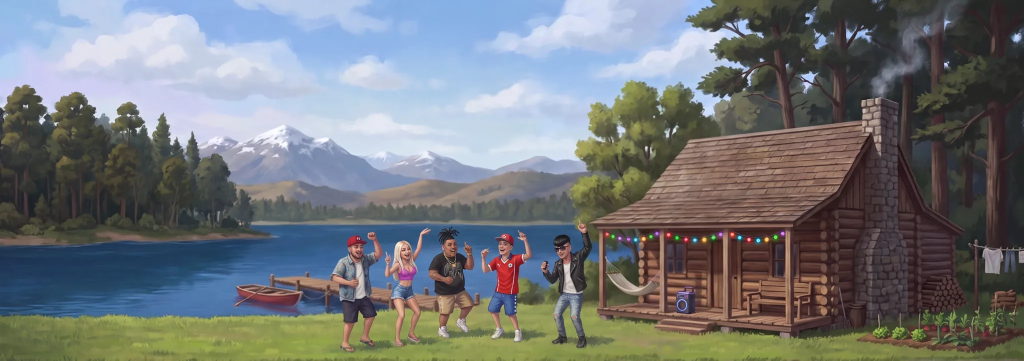
#> input picture public/escenarios/rene-cabana/liviano/fondo.webp, 2048 x 721 px, given in place of diseno-final.png, which was not available (shown at 1/2 size)
$ python icono_app.py
#> lines starting #> are read from the running program, lines starting #| are printed output that depends on the picture; after the words box and inside, x2 and y2 are one past the last pixel; in counts of white or black regions, pixels touching at a corner belong together
#> in busto, rgb is the input picture: shape (721, 2048, 3); mean R, G, B 114.9, 118.6, 121.2
### herramientas/video_a_cuadros.py
"""Convierte un video de animación (personaje sobre fondo plano) en cuadros PNG
transparentes para el juego, más una hoja de contacto y un GIF de vista previa.

Uso:
  python herramientas/video_a_cuadros.py VIDEO CARPETA_SALIDA [--fps 24] [--tolerancia 30]

Pasos:
  1. Extrae los cuadros con ffmpeg.
  2. Quita el fondo: parte de los bordes y "inunda" solo los pixeles parecidos al
     color de fondo, así no se borran grises que estén dentro del personaje
     (zapatillas, dientes).
  3. Recorta todos los cuadros con la misma caja (la unión de todos), para que el
     personaje no salte entre un cuadro y otro.
  4. Escribe cuadros/0000.png..., contacto.png y vista.gif.
"""

import argparse
import shutil
import subprocess
import tempfile
from pathlib import Path

import numpy as np
from PIL import Image
from scipy import ndimage


# [7 lines left out: function extraer, not called in this run]


def color_fondo(rgb: np.ndarray) -> np.ndarray:
    borde = np.concatenate([rgb[0], rgb[-1], rgb[:, 0], rgb[:, -1]])
    return np.median(borde, axis=0)


def quitar_fondo(rgb: np.ndarray, tolerancia: float, huecos_sd: float | None = None, estricto: bool = False) -> np.ndarray:
    """Devuelve la máscara del personaje (True = personaje).

    huecos_sd: para ropa blanca o gris claro (ej. el Flaitiano), un hueco encerrado solo es
    fondo si además su luminancia es pareja (desviación menor que esto). El fondo, aun con
    su degradado, es parejo; una chaqueta blanca tiene luces y sombras.

    estricto: solo cuenta como fondo lo cercano al color del fondo (sin la regla de "cualquier
    gris claro o blanco"). Para ropa blanca en cuadros con movimiento rápido, donde el contorno
    se corta y la inundación se comía la chaqueta (el Flaitiano al saltar y rodar). Además no quita
    los huecos encerrados: la silueta queda rellena (sirve en poses cerradas, como rodar).
    """
#> called with tolerancia = 30, huecos_sd = 22, estricto = False
    fondo = color_fondo(rgb)
#> fondo = [116, 122, 73]
    f = rgb.astype(np.float32)
    dist = np.sqrt(((f - fondo) ** 2).sum(axis=2))
    # El fondo de los videos trae un degradado más claro cerca del personaje:
    # también cuenta como fondo cualquier gris claro o blanco. El contorno oscuro
    # del personaje impide que la inundación entre a sus zonas blancas.
    maximo = f.max(axis=2)
    saturacion = (maximo - f.min(axis=2)) / np.maximum(maximo, 1)
    parecido = dist < tolerancia
#> parecido: shape (721, 2048) bool; 5.6% white; 1896 white regions (1701 under 20 px), largest, box (x1, y1, x2, y2) and area: (0, 630, 316, 721) 17563, (1466, 663, 2013, 721) 12838, (1160, 165, 1314, 344) 6199
    if not estricto:
        parecido |= (f.mean(axis=2) > 150) & (saturacion < 0.12)
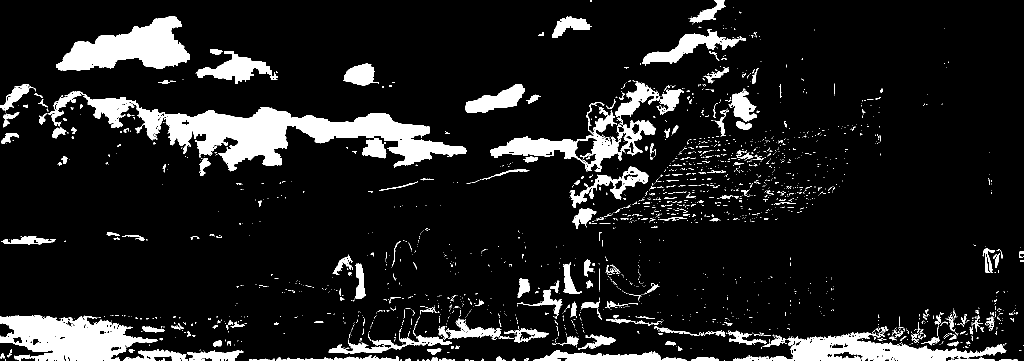
#> parecido: shape (721, 2048) bool (shown at 1/2 size); 11.4% white; 2215 white regions (1967 under 20 px), largest, box (x1, y1, x2, y2) and area: (327, 214, 934, 343) 34280, (0, 630, 316, 721) 17563, (112, 32, 380, 142) 15954
    # Solo es fondo lo parecido que está conectado con el borde. El contorno se
    # engruesa 2 px para que la inundación no se cuele por los cortes del trazo
    # (entraba a las zapatillas); después recupera ese fondo pegado al contorno.
    cerrado = parecido & ~ndimage.binary_dilation(~parecido, iterations=2)
#> cerrado: shape (721, 2048) bool; 7.4% white; 327 white regions (202 under 20 px), largest, box (x1, y1, x2, y2) and area: (333, 216, 932, 341) 28512, (114, 34, 378, 140) 14470, (0, 632, 312, 721) 13977
    etiquetas, _ = ndimage.label(cerrado)
#> etiquetas: shape (721, 2048) int32; 452 distinct labels, from 0 to 451
    borde = np.unique(np.concatenate([etiquetas[0], etiquetas[-1], etiquetas[:, 0], etiquetas[:, -1]]))
#> borde = 65 values from 0 to 451
    es_fondo = np.isin(etiquetas, borde[borde > 0])
#> es_fondo: shape (721, 2048) bool; 1.9% white; 63 white regions (42 under 20 px), largest, box (x1, y1, x2, y2) and area: (0, 632, 312, 721) 13963, (1583, 669, 1958, 721) 7921, (1078, 702, 1321, 721) 2256
    es_fondo = ndimage.binary_dilation(es_fondo, iterations=3, mask=parecido)
#> es_fondo: shape (721, 2048) bool; 2.5% white; 31 white regions (5 under 20 px), largest, box (x1, y1, x2, y2) and area: (0, 630, 314, 721) 16812, (1547, 667, 1974, 721) 10819, (1075, 700, 1323, 721) 2976
    personaje = ~es_fondo
    # Limpieza: se queda con las manchas grandes y rellena hoyos chicos.
    etiq, n = ndimage.label(personaje)
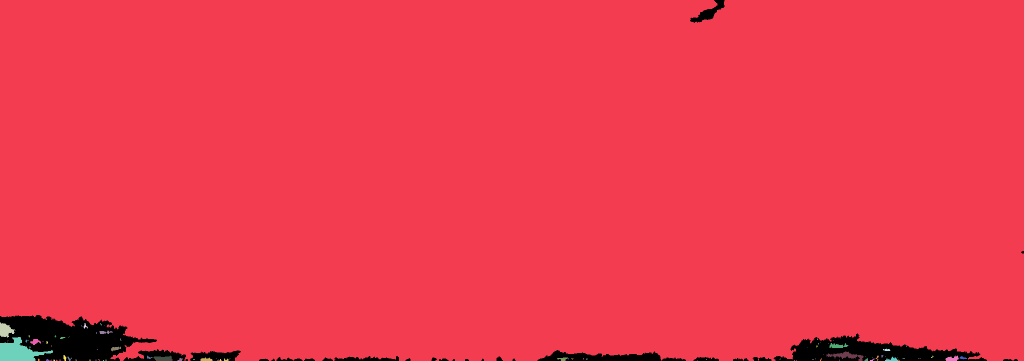
#> etiq: shape (721, 2048) int32 (shown at 1/2 size); 100 distinct labels, from 0 to 99; one colour per label, 0 black
#> n = 99
    if n > 1:
        tam = ndimage.sum(personaje, etiq, range(1, n + 1))
#> tam = 99 values, max 1434371 at index 0, min 1 at index 6, mean 14546
        grandes = np.isin(etiq, np.nonzero(tam >= max(200, tam.max() * 0.02))[0] + 1)
#> grandes: shape (721, 2048) bool; 97.1% white; 31 black regions (5 under 20 px), largest, box (x1, y1, x2, y2) and area: (0, 630, 314, 721) 20591, (1547, 667, 1974, 721) 12127, (1075, 700, 1323, 721) 3077
        personaje = grandes
    personaje = ndimage.binary_fill_holes(personaje) & ~(es_fondo & ~ndimage.binary_fill_holes(personaje))
    # Huecos de fondo encerrados (entre el brazo y el cuerpo, dentro del lazo de
    # una cadena): manchas grandes y lisas, del gris del fondo o algo más claras.
    # Las partes grises o blancas de la ropa (zapatillas, dientes) tienen dibujo
    # por dentro, o son más oscuras o más blancas que el fondo, así que se quedan.
    hueco = parecido & personaje
#> hueco: shape (721, 2048) bool; 8.8% white; 2293 white regions (2044 under 20 px), largest, box (x1, y1, x2, y2) and area: (327, 214, 934, 343) 34280, (112, 32, 380, 142) 15954, (980, 165, 1314, 344) 12686
    etiq, n = ndimage.label(hueco)
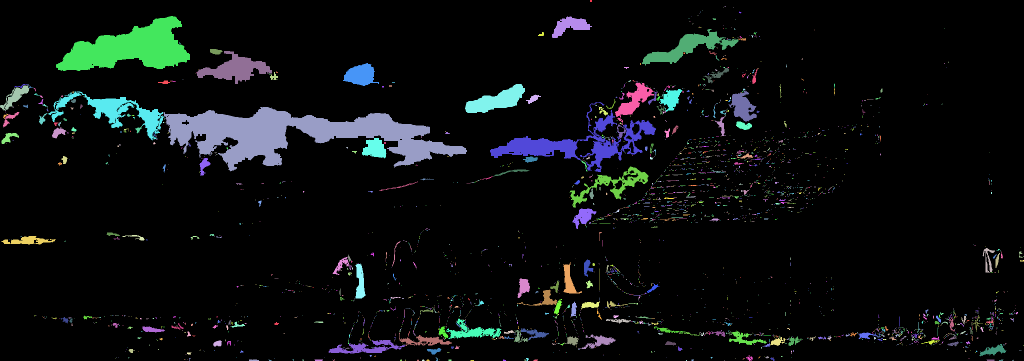
#> etiq: shape (721, 2048) int32 (shown at 1/2 size); 3137 distinct labels, from 0 to 3136; one colour per label, 0 black
#> n = 3136
    # En modo estricto el interior de la silueta se queda entero (ropa blanca borrosa por el movimiento).
    if n and not estricto:
        idx = range(1, n + 1)
        lum = f.mean(axis=2)
        gy, gx = np.gradient(ndimage.gaussian_filter(lum, 1))
        interior = etiq * ndimage.binary_erosion(hueco, iterations=2)
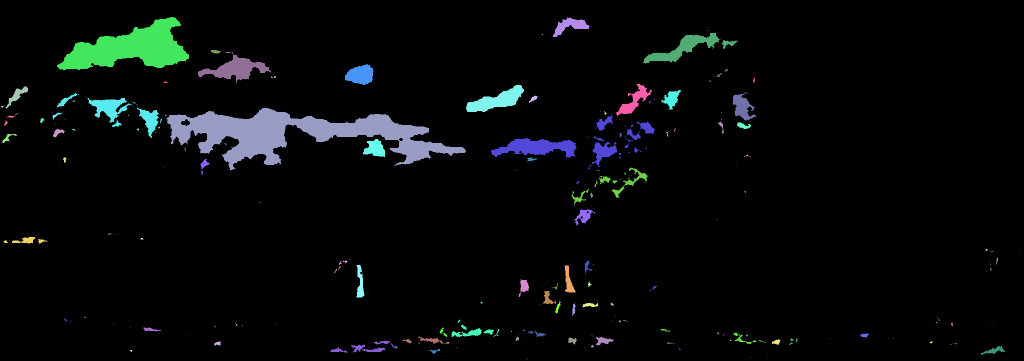
#> interior: shape (721, 2048) int32 (shown at 1/2 size); 133 distinct labels, from 0 to 3103; one colour per label, 0 black
        tam = ndimage.sum(hueco, etiq, idx)
#> tam = 3136 values, max 32890 at index 242, min 1 at index 2, mean 41.58
        claro = ndimage.mean(lum, etiq, idx)
#> claro = 3136 values, max 241.3 at index 1609, min 87 at index 2661, mean 115.4
        dibujo = np.nan_to_num(ndimage.mean(np.hypot(gx, gy), interior, idx), nan=99)
#> dibujo = 3136 values, max 99 at index 0, min 0.113 at index 2566, mean 94.94
        gris = float(fondo.mean())
#> gris = 103.7
        if huecos_sd is None:
            parejo = [True] * n
        else:
            desv = np.sqrt(np.maximum(0, np.asarray(ndimage.mean(lum ** 2, etiq, idx)) - np.asarray(claro) ** 2))
#> desv = 3136 values, max 61.06 at index 210, min 0 at index 0, mean 2.78
            parejo = desv < huecos_sd
        quitar = [i + 1 for i in range(n) if tam[i] > 300 and dibujo[i] < 3.6 and gris - 6 <= claro[i] <= 228 and parejo[i]]
#> quitar = 26 values from 12 to 2945
        if quitar:
            personaje &= ~np.isin(etiq, quitar)
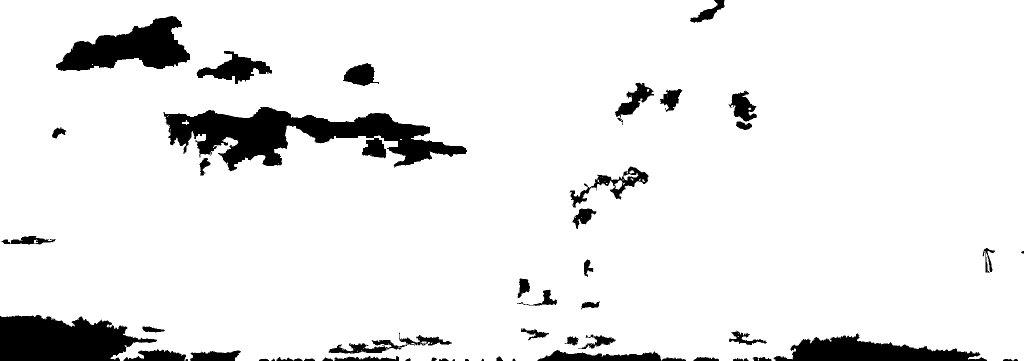
#> personaje: shape (721, 2048) bool (shown at 1/2 size); 92% white; 55 black regions (5 under 20 px), largest, box (x1, y1, x2, y2) and area: (327, 214, 934, 343) 34245, (0, 630, 314, 721) 20591, (112, 32, 380, 142) 15944
    # Un pixel menos de borde para sacar el halo del fondo.
    return ndimage.binary_erosion(personaje, iterations=1)
#> returned value: shape (721, 2048) bool; 91% white; 24 black regions, largest, box (x1, y1, x2, y2) and area: (0, 0, 2048, 721) 49899, (326, 213, 935, 344) 36646, (111, 31, 381, 143) 16703


_sesion_ia = None


# [141 lines left out: functions alfa_ia, alfa_verde, hoja_contacto, main, not called in this run]


# [2 lines that do not run on import are left out]

### herramientas/icono_app.py
"""Hace los íconos de la app (public/iconos/): la cara de Tío René, sacada de su diseño aprobado,
sobre el morado del juego. Los usan la web (manifest.webmanifest, para instalarla en el celular)
y el APK de Android (herramientas/apk.mjs).

Uso: python -P -E herramientas/icono_app.py

- icono-512.png e icono-192.png: con esquinas redondeadas (el ícono normal).
- icono-mascara-512.png: a sangre, con la cara dentro del círculo del centro (Android lo recorta
  con la forma que use cada celular).
- icono-apple-180.png: cuadrado sin transparencia (el iPhone lo redondea solo).
"""
import sys
from pathlib import Path

import numpy as np
from PIL import Image, ImageDraw, ImageFilter
from scipy import ndimage

sys.path.insert(0, str(Path(__file__).resolve().parent))
from video_a_cuadros import quitar_fondo  # noqa: E402

RAIZ = Path(__file__).resolve().parent.parent
DISENO = RAIZ / "arte" / "loco-rene" / "diseno-final.png"
SALIDA = RAIZ / "public" / "iconos"
LADO = 1024  # se trabaja al doble y se achica al final


def busto() -> tuple[Image.Image, float, float, float]:
    """El luchador recortado (RGBA) y dónde está su cabeza: centro (x, y) y tamaño."""
    rgb = np.asarray(Image.open(DISENO).convert("RGB"))
    m = quitar_fondo(rgb, 30, 22)
    ys, _ = np.nonzero(m)
    top, base = ys.min(), ys.max()
#> top = 1; base = 719
    alto = base - top
#> alto = 718
    # Igual que herramientas/caras.py: la piel de la franja de la cabeza da el centro de la cara.
    f = rgb.astype(np.float32) / 255
    mx, mn = f.max(axis=2), f.min(axis=2)
    sat = (mx - mn) / np.maximum(mx, 1e-3)
    r, g, b = f[..., 0], f[..., 1], f[..., 2]
    piel = m & (r > g) & (g > b * 0.9) & (sat > 0.18) & (sat < 0.75) & (mx > 0.18)
#> piel: shape (721, 2048) bool; 20.6% white; 817 white regions (661 under 20 px), largest, box (x1, y1, x2, y2) and area: (1168, 99, 1776, 700) 193427, (1715, 356, 2047, 706) 21011, (740, 569, 1008, 692) 10553
    py, px = np.nonzero(piel[top:top + int(alto * 0.2)])
#> py = 5915 values from 0 to 142; px = 5915 values, max 2010 at index 932, min 1449 at index 562, mean 1815.7
    cx, cy = float(np.median(px)), top + float(np.median(py))
#> cx = 1872; cy = 89
    alfa = ndimage.binary_erosion(m, iterations=1).astype(np.float32)
#> alfa: shape (721, 2048) float32; values 0 (black) and 1 (white), 90.1% white; 23 black regions, largest, box (x1, y1, x2, y2) and area: (0, 0, 2048, 721) 56288, (325, 212, 936, 345) 38849, (110, 30, 382, 144) 17417
    alfa = ndimage.gaussian_filter(alfa, 0.8)
    rgba = np.dstack([rgb, (alfa * 255).astype(np.uint8)])
    return Image.fromarray(rgba, "RGBA"), cx, cy, alto * 0.19


def fondo() -> Image.Image:
    """El morado del juego: más claro al centro, casi negro en las orillas, con un brillo rosado abajo."""
    y, x = np.mgrid[0:LADO, 0:LADO].astype(np.float32) / LADO
    d = np.clip(np.hypot(x - 0.5, y - 0.42) / 0.75, 0, 1)[..., None]
    centro = np.array([92, 30, 132], np.float32)
    orilla = np.array([14, 5, 24], np.float32)
    img = centro * (1 - d) ** 1.6 + orilla * (1 - (1 - d) ** 1.6)
    rosa = np.clip(1 - np.hypot(x - 0.5, y - 1.05) / 0.6, 0, 1)[..., None] ** 2
    img = img + np.array([255, 60, 190], np.float32) * rosa * 0.35
    return Image.fromarray(np.clip(img, 0, 255).astype(np.uint8), "RGB").convert("RGBA")


def componer(cabeza: float, centro_y: float) -> Image.Image:
    """El busto sobre el fondo: la cabeza ocupa `cabeza` del lado y su centro queda a `centro_y` del alto."""
    arte, cx, cy, tam = busto()
#> cx = 1872; cy = 89; tam = 136.4
    escala = LADO * cabeza / tam
#> escala = 4.95
    w, h = round(arte.width * escala), round(arte.height * escala)
#> w = 10146; h = 3572
    arte = arte.resize((w, h), Image.LANCZOS)
    x0, y0 = round(LADO / 2 - cx * escala), round(LADO * centro_y - cy * escala)
#> x0 = -8762; y0 = 40
    lienzo = fondo()
    # Un resplandor dorado detrás de la silueta, para despegarla del fondo.
    silueta = Image.new("L", (LADO, LADO), 0)
#> silueta: PIL image 1024x1024 L; every value is 0
    silueta.paste(arte.getchannel("A"), (x0, y0))
    brillo = silueta.filter(ImageFilter.GaussianBlur(LADO * 0.03))
    oro = Image.new("RGBA", (LADO, LADO), (255, 208, 64, 255))
    lienzo = Image.composite(oro, lienzo, brillo.point(lambda v: int(v * 0.45)))
    capa = Image.new("RGBA", (LADO, LADO), (0, 0, 0, 0))
#> capa: PIL image 1024x1024 RGBA; every value is 0
    capa.paste(arte, (x0, y0))
    return Image.alpha_composite(lienzo, capa)
#> returned value: PIL image 1024x1024 RGBA


def redondear(img: Image.Image, radio: float, borde: float) -> Image.Image:
    """Esquinas redondeadas con un borde dorado (como las cajas de la web)."""
#> called with radio = 0.2, borde = 0.022
    n = img.width
#> n = 1024
    mascara = Image.new("L", (n, n), 0)
    ImageDraw.Draw(mascara).rounded_rectangle((0, 0, n - 1, n - 1), radius=n * radio, fill=255)
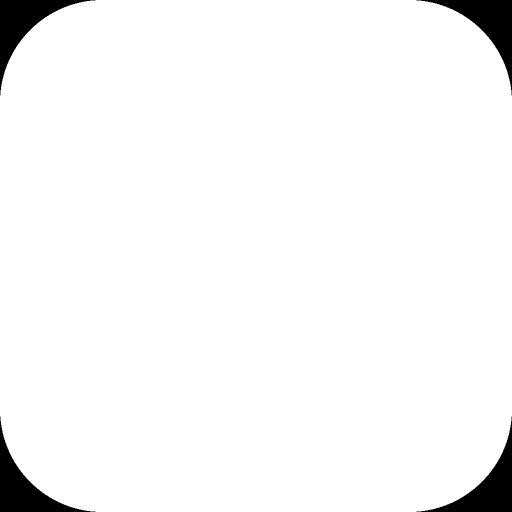
#> mascara: PIL image 1024x1024 L (shown at 1/2 size); 96.5% white; 4 black regions, box (x1, y1, x2, y2) and area: (833, 833, 1024, 1024) 9076, (833, 0, 1024, 191) 9053, (0, 833, 191, 1024) 9053, (0, 0, 191, 191) 9034
    marco = ImageDraw.Draw(img)
    g = round(n * borde)
#> g = 23
    marco.rounded_rectangle((g // 2, g // 2, n - 1 - g // 2, n - 1 - g // 2), radius=n * radio - g // 2, outline=(255, 215, 106, 255), width=g)
    img.putalpha(mascara)
    return img


def main() -> None:
    SALIDA.mkdir(parents=True, exist_ok=True)
    normal = redondear(componer(0.66, 0.47), 0.2, 0.022)
    normal.resize((512, 512), Image.LANCZOS).save(SALIDA / "icono-512.png", optimize=True)
    normal.resize((192, 192), Image.LANCZOS).save(SALIDA / "icono-192.png", optimize=True)
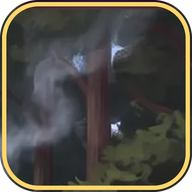
#> saved as icono-192.png: PIL image 192x192 RGBA; mean R, G, B, A 74.8, 72.2, 64.3, 246.2; transparent parts drawn white
    # A sangre: la cara más chica, dentro del círculo seguro (80 % del lado).
    mascara = componer(0.5, 0.47)
    mascara.convert("RGB").resize((512, 512), Image.LANCZOS).save(SALIDA / "icono-mascara-512.png", optimize=True)
    componer(0.66, 0.47).convert("RGB").resize((180, 180), Image.LANCZOS).save(SALIDA / "icono-apple-180.png", optimize=True)
    for p in sorted(SALIDA.glob("*.png")):
        print("escrito", p.relative_to(RAIZ), p.stat().st_size // 1024, "KB")


if __name__ == "__main__":
#> (the run stopped early here; a loop or call above may not have finished)
